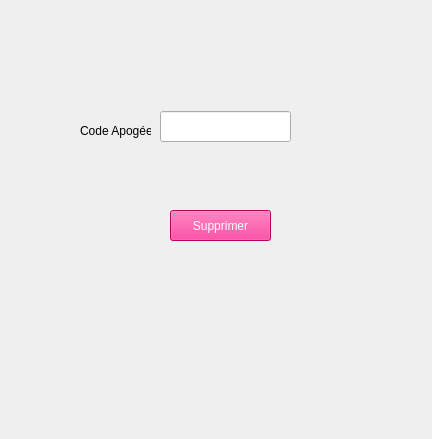
<?xml version="1.0" encoding="UTF-8"?>
<ui version="4.0">
 <class>DeleteStudentPage</class>
 <widget class="QWidget" name="DeleteStudentPage">
  <property name="geometry">
   <rect>
    <x>0</x>
    <y>0</y>
    <width>432</width>
    <height>439</height>
   </rect>
  </property>
  <property name="windowTitle">
   <string>Form</string>
  </property>
  <widget class="QLabel" name="label">
   <property name="geometry">
    <rect>
     <x>80</x>
     <y>110</y>
     <width>71</width>
     <height>41</height>
    </rect>
   </property>
   <property name="text">
    <string>Code Apogée</string>
   </property>
  </widget>
  <widget class="QLineEdit" name="lineEdit">
   <property name="geometry">
    <rect>
     <x>160</x>
     <y>111</y>
     <width>131</width>
     <height>31</height>
    </rect>
   </property>
  </widget>
  <widget class="QPushButton" name="pushButton">
   <property name="geometry">
    <rect>
     <x>170</x>
     <y>210</y>
     <width>101</width>
     <height>31</height>
    </rect>
   </property>
   <property name="styleSheet">
    <string notr="true">background-color: rgb(255, 0, 127);
color: rgb(255, 255, 255);</string>
   </property>
   <property name="text">
    <string>Supprimer</string>
   </property>
  </widget>
 </widget>
 <resources/>
 <connections/>
</ui>
